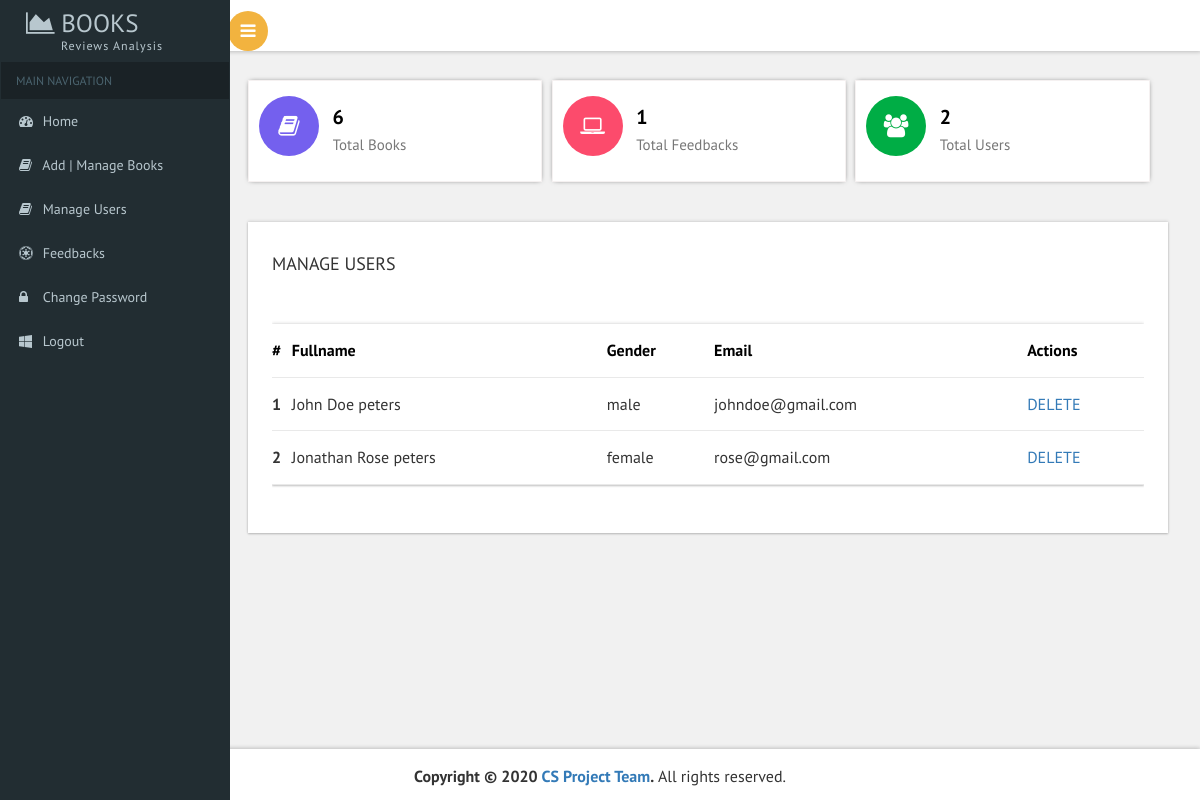
The page /manageusers.php (signed in) on the database its author committed.
### tables this page shows
CREATE TABLE `user` (
  `user_id` varchar(40) NOT NULL,
  `fname` varchar(20) NOT NULL,
  `sname` varchar(20) NOT NULL,
  `oname` varchar(30) NOT NULL,
  `gender` varchar(8) NOT NULL,
  `email` varchar(40) NOT NULL
);

### manageusers.php (the view, shortened to what this page needs)
<?php
include 'includes/connection.php';
$role = $_SESSION["role"];
?>
<!DOCTYPE HTML>
<html>
    <head>
        <link href="css/bootstrap.css" rel='stylesheet' type='text/css' />
        <link href="css/style.css" rel='stylesheet' type='text/css' />
        <link href="css/font-awesome.css" rel="stylesheet">
        <link href='css/SidebarNav.min.css' media='all' rel='stylesheet' type='text/css'/>
        <link href="css/custom.css" rel="stylesheet">
        <link href="css/owl.carousel.css" rel="stylesheet">
    </head>
    <body class="cbp-spmenu-push">
        <div class="main-content">
            <?php
            include 'includes/sidebar.php';
            ?>
            <?php
            include 'includes/header.php';
            ?>
            <div id="page-wrapper">
                <div class="main-page">
                    <?php
                    include 'includes/dashboard.php';
                    ?>
                    <div class="row widgettable">
                        <div style="width:100%; height: 100%; margin-left:0px;  margin-top: 30px !important;" class="col-md-12 general-grids grids-right widget-shadow">
                            <h4 class="title2">MANAGE USERS</h4>
                            <div style="width:100%; height: 100%;" id="myTabContent" class="tab-content scrollbar1">
                                <div role="tabpanel" class="tab-pane fade active in" id="profile" aria-labelledby="profile-tab">
                                    <div class="bs-example widget-shadow" data-example-id="contextual-table">
                                        <table class="table">
                                            <thead>
                                                <tr>
                                                    <th>#</th>
                                                    <th>Fullname</th>
                                                    <th>Gender</th>
                                                    <th>Email</th>
                                                    <th>Actions</th>
                                                </tr>
                                            </thead>
                                            <tbody>
                                                <?php
                                                $result = mysqli_query($conn, "select * from user");
                                                $a = 1;
                                                while ($row = mysqli_fetch_array($result)) {
                                                    $uid = $row["user_id"];
                                                    $ufname = $row["fname"];
                                                    $usname = $row["sname"];
                                                    $uoname = $row["oname"];
                                                    $uemail = $row["email"];
                                                    $ugender = $row["gender"];
                                                    ?>
                                                    <tr class="">
                                                        <th scope="row"><?php echo $a; ?></th>
                                                        <td><?php echo $ufname . " " . $usname . " " . $uoname; ?></td>
                                                        <td><?php echo $ugender; ?></td>
                                                        <td><?php echo $uemail; ?></td>
                                                        <td><a href="manageusers?del=<?php echo $uid; ?>">DELETE</a></td>
                                                    </tr>
                                                    <?php
                                                    $a++;
                                                }
                                                ?>
                                            </tbody>
                                        </table>
                                    </div>
                                </div>
                            </div>
                        </div>
                    </div>
                    <link rel="stylesheet" href="css/export.css" type="text/css" media="all" />
                </div>
            </div>
            <?php
            include 'includes/footer.php';
            ?>
        </div>
    </body>
</html>

### includes/sidebar.php (shortened to what this page needs)
<div class="cbp-spmenu cbp-spmenu-vertical cbp-spmenu-left" id="cbp-spmenu-s1">
    <aside class="sidebar-left">
        <nav class="navbar navbar-inverse">
            <div class="navbar-header">
                <h1><a class="navbar-brand" href="#"><span class="fa fa-area-chart"></span> Books<span class="dashboard_text">Reviews Analysis</span></a></h1>
            </div>
            <div class="collapse navbar-collapse" id="bs-example-navbar-collapse-1">
                <ul class="sidebar-menu">
                    <li class="header">MAIN NAVIGATION</li>
                    <?php
                    if ($role == "admin") {
                        ?>
                        <li class="treeview">
                            <a href="index">
                                <i class="fa fa-dashboard"></i> <span>Home</span>
                            </a>
                        </li>
                        <li class="treeview">
                            <a href="addbooks">
                                <i class="fa fa-book"></i> <span> Add | Manage Books</span>
                            </a>
                        </li>
                         <li class="treeview">
                            <a href="manageusers">
                                <i class="fa fa-book"></i> <span>Manage Users</span>
                            </a>
                        </li>
                         <li class="treeview">
                            <a href="feedbacks">
                                <i class="fa fa-empire"></i> <span> Feedbacks</span>
                            </a>
                        </li>
                        <?php
                    }
                    ?>
                    <li class="treeview">
                        <a href="changepass">
                            <i class="fa fa-lock"></i> <span>Change Password</span>
                        </a>
                    </li>
                    <li class="treeview">
                        <a href="logout">
                            <i class="fa fa-windows "></i> <span>Logout</span>
                        </a>
                    </li>
                </ul>
            </div>
        </nav>
    </aside>
</div>

### includes/header.php (shortened to what this page needs)
<div style="margin-bottom: 10px;" class="sticky-header header-section ">
                <div class="header-left">
                    <button id="showLeftPush"><i class="fa fa-bars"></i></button>
                </div>
            </div>

### includes/dashboard.php (shortened to what this page needs)
<div class="col_3" style="margin-bottom: 10px;">
    <div class="col-md-5 widget widget1">
        <div class="r3_counter_box">
            <i class="pull-left fa fa-book icon-rounded"></i>
            <div class="stats">
                <?php
                $num_books = mysqli_num_rows(mysqli_query($conn, "select * from books"));
                ?>
                <h5><strong><?php echo $num_books; ?></strong></h5>
                <span>Total Books</span>
            </div>
        </div>
    </div>
    <div class="col-md-5 widget widget1">
        <div class="r3_counter_box">
            <i class="pull-left fa fa-laptop user1 icon-rounded"></i>
            <div class="stats">
                <?php
                $num_contact = mysqli_num_rows(mysqli_query($conn, "select * from contact"));
                ?>
                <h5><strong><?php echo $num_contact; ?></strong></h5>
                <span>Total Feedbacks</span>
            </div>
        </div>
    </div>
    <div class="col-md-5 widget">
        <div class="r3_counter_box">
            <i class="pull-left fa fa-users dollar2 icon-rounded"></i>
            <div class="stats">
                <?php
                $num_users = mysqli_num_rows(mysqli_query($conn, "select * from user"));
                ?>
                <h5><strong><?php echo $num_users; ?></strong></h5>
                <span>Total Users</span>
            </div>
        </div>
    </div>
</div>

### includes/footer.php
<div class="footer">
    <strong>Copyright &copy; <?php echo date("Y"); ?> <a href="https://csproject.com.ng">CS Project Team</a>.</strong> All rights reserved.
</div>

### css/custom.css (style rules this page uses)
#page-wrapper { padding:5em 2em 2.5em; background-color: #F1F1F1; }

### rows shown on the page
user: fname "John", sname "Doe", oname "peters", gender "male", email "johndoe@gmail.com"
user: fname "Jonathan", sname "Rose", oname "peters", gender "female", email "rose@gmail.com"

### other values the page prints
$num_books "6"
$num_contact "1"
$num_users "2"
